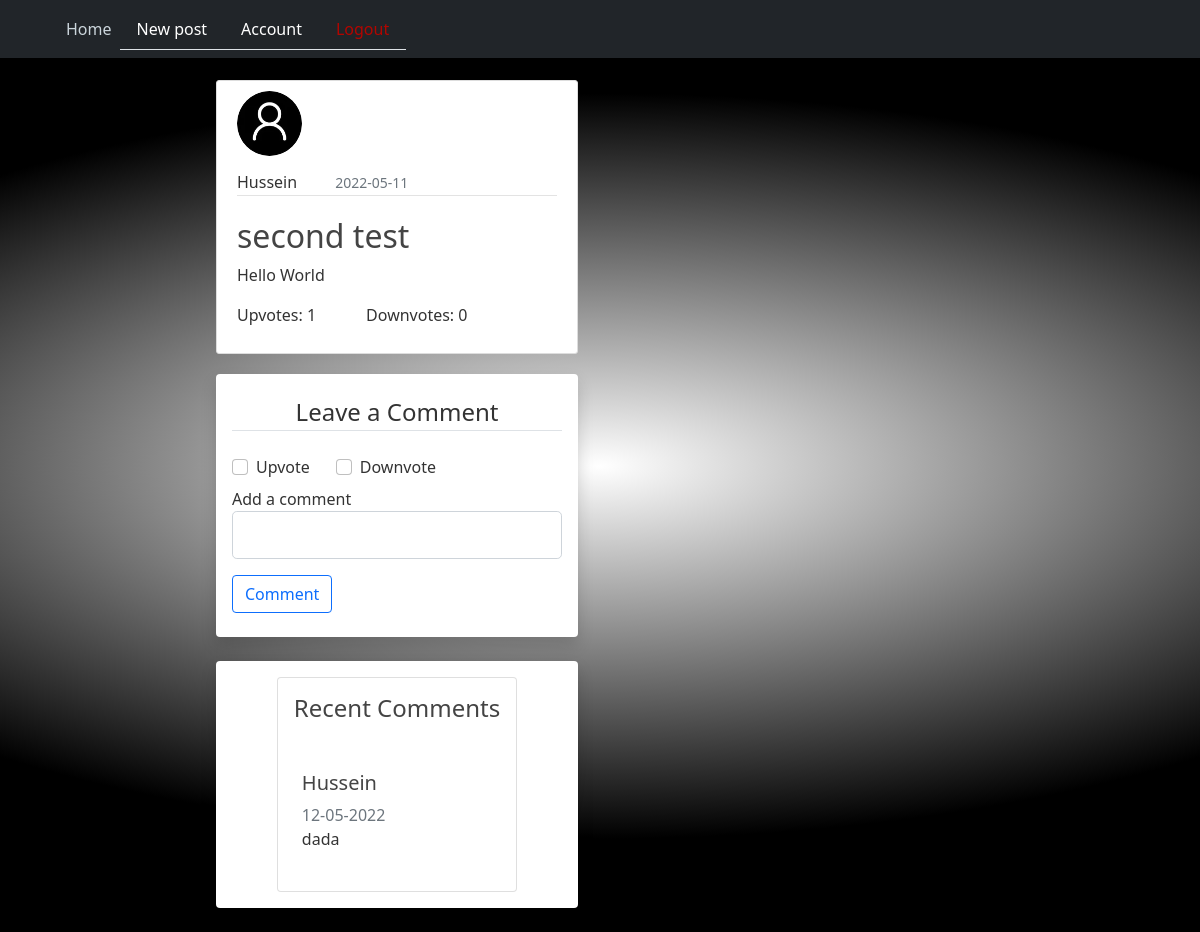
The app's page /post/2 (signed in) with its own data.
### flaskblog/models.py (models this page shows, shortened)
class User(db.Model, UserMixin):
    id = db.Column(db.Integer, primary_key=True)
    username = db.Column(db.String(20), unique=True, nullable=False)
    email = db.Column(db.String(120), unique=True, nullable=False)
    image_file = db.Column(db.String(20), nullable=False, default='default.jpg')
    password = db.Column(db.String(60), nullable=False)
    posts = db.relationship('Post', backref='author', lazy=True)
    comments = db.relationship('Comments', backref='user_comments', lazy=True)

class Post(db.Model):
    id = db.Column(db.Integer, primary_key=True)
    title = db.Column(db.String(100), nullable=False)
    likes = db.Column(db.Integer, nullable=False, default=0)
    dislikes = db.Column(db.Integer, nullable=False, default=0)
    date_posted = db.Column(db.DateTime, nullable=False, default=datetime.utcnow)
    content = db.Column(db.Text, nullable=False)
    user_id = db.Column(db.Integer, db.ForeignKey('user.id'), nullable=False)
    comments = db.relationship('Comments', backref='topicpost', lazy=True)

class Comments(db.Model):
    id = db.Column(db.Integer, primary_key=True)
    content = db.Column(db.Text, nullable=False)
    date_posted = db.Column(db.DateTime, nullable=False, default=datetime.utcnow)
    post_id = db.Column(db.Integer, db.ForeignKey('post.id'), nullable=False)
    user_id = db.Column(db.Integer, db.ForeignKey('user.id'), nullable=False)

### flaskblog/routes.py (the view, shortened to what this page needs)
@app.route("/post/<int:post_id>" , methods=['GET', 'POST'])
def post(post_id):
    post = Post.query.get_or_404(post_id)
    comments = Comments.query.order_by(Comments.date_posted.desc()).filter_by(post_id=post_id)
    form = CommentForm()
    return render_template('post.html', post=post, form=form, comments=comments)

### flaskblog/forms.py
class CommentForm(FlaskForm):
    content = StringField('Add a comment', validators=[DataRequired()])
    upvote = BooleanField('Upvote')
    downvote = BooleanField('Downvote')
    submit = SubmitField('Comment')

### flaskblog/models.py (called while the page is built)
@login_manager.user_loader
def load_user(user_id):
    return User.query.get(int(user_id))

### flaskblog/templates/post.html (shortened to what this page needs)
{% extends "layout.html" %}
{% block content %}
<article class="media content-section">
  <img style="margin-bottom: 14px;" class="rounded-circle article-img"  src="{{ url_for('static', filename='profile_pics/' + post.author.image_file) }}">
  <div class="media-body">
    <div style="margin-bottom: 21px;" class="article-metadata">
      <span class="mr-2" href="#">{{ post.author.username }}</span>
      <small class="text-muted" style="margin-left:34px;">{{ post.date_posted.strftime('%Y-%m-%d') }}</small>
    </div>
    <h2 class="article-title">{{ post.title }}</h2>
    <p class="article-content">{{ post.content }}</p>
  </div>
  <div style="display: flex">
    <p>Upvotes: {{post.likes}}</p>
    <p style="margin-left: 50px">Downvotes: {{post.dislikes}}</p>
  </div>
</article>
<div class="container shadow p-3 mb-4 bg-body rounded" style="max-width: 900px; margin: 20px auto">
  <form method="POST" action="">
    <fieldset class="form-group mt-1 mb-2">
      <legend class="border-bottom mb-4 text-center">Leave a Comment</legend>
      <div class="form-check" style="display: flex">
        <div>
          {{ form.upvote(class="form-check-input") }} {{
          form.upvote.label(class="form-check-label") }}
        </div>
        <div style="margin-left: 50px">
          {{ form.downvote(class="form-check-input") }} {{
          form.downvote.label(class="form-check-label") }}
        </div>
      </div>
      <div class="form-group mt-2 mb-2">
        {{ form.content.label(class="form-control-label") }} {% if
        form.content.errors %} {{ form.content(class="form-control
        form-control-lg is-invalid") }}
        <div class="invalid-feedback">
          {% for error in form.password.errors %}
          <span>{{ error }}</span>
          {% endfor %}
        </div>
        {% else %} {{ form.content(class="form-control form-control-lg") }} {%
        endif %}
      </div>
    </fieldset>
    <div class="form-group mt-2 mb-2">
      {{ form.submit(class="btn btn-outline-primary") }}
    </div>
  </form>
</div>
<div class="container d-flex justify-content-center mt-100 mb-100 shadow p-3 mb-4 bg-body rounded" style="max-width: 900px; margin: 20px auto">
  <div class="row">
    <div class="col-md-12">
      <div class="card">
        <div class="card-body">
          <h4 class="card-title">Recent Comments</h4>
        </div>
        {% for comment in comments%}
        <div class="comment-widgets m-b-20 p-4">
          <div class="d-flex flex-row comment-row">
            <div class="comment-text w-100">
              <h5>{{comment.user_comments.username}}</h5>
              <div class="comment-footer">
                <span class="date text-muted">{{comment.date_posted.strftime('%d-%m-%Y')}}</span>
              </div>
              <p class="m-b-5 m-t-10">{{comment.content}}</p>
            </div>
          </div>
        </div>
        {% endfor %}
      </div>
    </div>
  </div>
</div>
{% endblock content %}

### flaskblog/static/main.css (style rules this page uses)
body { background: radial-gradient(80% 40%, white, black); color: #333333; margin-top: 5rem; }
h1, h2, h3, h4, h5, h6 { color: #444444; }
.content-section { background: #ffffff; padding: 10px 20px; border: 1px solid #dddddd; border-radius: 3px; margin-bottom: 20px; }
.article-title { color: #444444; }
.article-content { white-space: pre-line; }
.article-img { height: 65px; width: 65px; margin-right: 16px; }
.article-metadata { padding-bottom: 1px; margin-bottom: 4px; border-bottom: 1px solid #e3e3e3 }

### records on screen
User: image_file (placeholder picture), author.username "Hussein"
Post: date_posted "2022-05-11", title "second test", content "Hello World", likes "1", dislikes "0"
Comments: user_comments.username "Hussein", date_posted "12-05-2022", content "dada"
